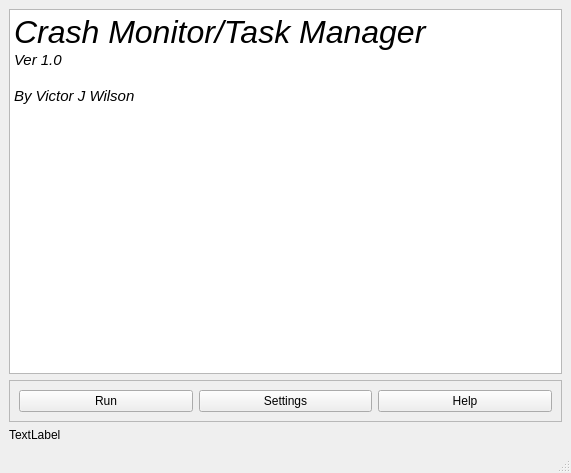
<?xml version="1.0" encoding="UTF-8"?>
<ui version="4.0">
 <class>MainWindow</class>
 <widget class="QMainWindow" name="MainWindow">
  <property name="geometry">
   <rect>
    <x>0</x>
    <y>0</y>
    <width>571</width>
    <height>473</height>
   </rect>
  </property>
  <property name="windowTitle">
   <string>MainWindow</string>
  </property>
  <widget class="QWidget" name="centralwidget">
   <layout class="QVBoxLayout" name="verticalLayout">
    <item>
     <widget class="QTextEdit" name="textEdit">
      <property name="html">
       <string>&lt;!DOCTYPE HTML PUBLIC &quot;-//W3C//DTD HTML 4.0//EN&quot; &quot;http://www.w3.org/TR/REC-html40/strict.dtd&quot;&gt;
&lt;html&gt;&lt;head&gt;&lt;meta name=&quot;qrichtext&quot; content=&quot;1&quot; /&gt;&lt;meta charset=&quot;utf-8&quot; /&gt;&lt;style type=&quot;text/css&quot;&gt;
p, li { white-space: pre-wrap; }
hr { height: 1px; border-width: 0; }
li.unchecked::marker { content: &quot;\2610&quot;; }
li.checked::marker { content: &quot;\2612&quot;; }
&lt;/style&gt;&lt;/head&gt;&lt;body style=&quot; font-family:'Ubuntu Sans'; font-size:11pt; font-weight:400; font-style:normal;&quot;&gt;
&lt;p style=&quot; margin-top:0px; margin-bottom:0px; margin-left:0px; margin-right:0px; -qt-block-indent:0; text-indent:0px;&quot;&gt;&lt;span style=&quot; font-size:24pt; font-style:italic;&quot;&gt;Crash Monitor/Task Manager&lt;/span&gt;&lt;br /&gt;&lt;span style=&quot; font-style:italic;&quot;&gt;Ver 1.0&lt;/span&gt;&lt;/p&gt;
&lt;p style=&quot;-qt-paragraph-type:empty; margin-top:0px; margin-bottom:0px; margin-left:0px; margin-right:0px; -qt-block-indent:0; text-indent:0px;&quot;&gt;&lt;br /&gt;&lt;/p&gt;
&lt;p style=&quot; margin-top:0px; margin-bottom:0px; margin-left:0px; margin-right:0px; -qt-block-indent:0; text-indent:0px;&quot;&gt;&lt;span style=&quot; font-style:italic;&quot;&gt;By Victor J Wilson&lt;/span&gt;&lt;/p&gt;&lt;/body&gt;&lt;/html&gt;</string>
      </property>
     </widget>
    </item>
    <item>
     <widget class="QFrame" name="cmButtons">
      <property name="frameShape">
       <enum>QFrame::Shape::StyledPanel</enum>
      </property>
      <property name="frameShadow">
       <enum>QFrame::Shadow::Raised</enum>
      </property>
      <layout class="QHBoxLayout" name="horizontalLayout">
       <item>
        <widget class="QPushButton" name="runBtn">
         <property name="text">
          <string>Run</string>
         </property>
        </widget>
       </item>
       <item>
        <widget class="QPushButton" name="settingsBtn">
         <property name="text">
          <string>Settings</string>
         </property>
        </widget>
       </item>
       <item>
        <widget class="QPushButton" name="helpBtn">
         <property name="text">
          <string>Help</string>
         </property>
        </widget>
       </item>
      </layout>
     </widget>
    </item>
    <item>
     <widget class="QLabel" name="eyeCatch">
      <property name="text">
       <string>TextLabel</string>
      </property>
     </widget>
    </item>
   </layout>
  </widget>
  <widget class="QMenuBar" name="menubar">
   <property name="geometry">
    <rect>
     <x>0</x>
     <y>0</y>
     <width>571</width>
     <height>23</height>
    </rect>
   </property>
  </widget>
  <widget class="QStatusBar" name="statusbar"/>
 </widget>
 <resources/>
 <connections/>
</ui>
